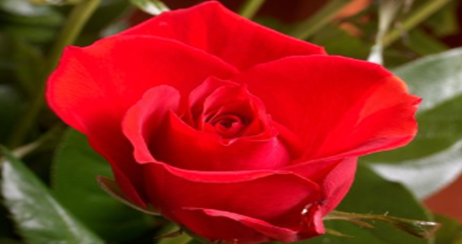
#> input picture assignment_4/images/rose.bmp, 462 x 244 px
$ jupyter execute --allow-errors MyKmeans.ipynb   (shell and % lines are left out)
#> lines starting #> are read from the running program, lines starting #| are printed output that depends on the picture
# Assignment 4

# Part I: K-means Segmentation

NOTE: Three of the theoretical problems below are optional for undergrads. Note that the "theoretical" problems are independent of the programming part (problem 4).

## Problem 0 (<i>probability simplex</i> and distribution <i>entropy</i>)
### The general concept of "entropy" is very important in science (statistics, physics, computer vision, ML, AI, information threory, data analysis, etc). The general formula for the entropy is $$H({\mathbf S}) = -\sum_k S^k \ln S^k$$ where $${\mathbf S}:= (S^1,...,S^K)\;\;\in \;\;\Delta^K $$ is any distribution over $K$ values (e.g. classes, categories, decisions, etc) and $\Delta^K:= \{p\in{\cal R}^K\;|p^k\geq 0,\;\sum_{k=1}^K p^k=1\}\subset {\cal R}^K$ is a so-called <i>probability simplex</i>. Probably the most basic property of entropy one should know is that it measures "randomness" of a distribution.

### (part a)
### In this exercise you should visualize the entropy function $H: \Delta^K \rightarrow {\cal R}^1$ for $K=2$. In this simple case the distribution ${\mathbf S} = (S^1,S^2)$ may correspond to some binary random variable $X$ so that $S^1=Pr(X=1)$ and  $S^2=Pr(X=0)$. For example, $X$ could represent a binary decision about the category of an object observed in an image (person or not-a-person). Since $S^1+S^2=1$, probability simplex $\Delta^2$ has only one degree of freedom - one scalar is enough to represent an arbitrary binary distribution. It is easy to visualize the entropy function over all possible binary distributions ${\mathbf S}=(S^1,S^2)\in\Delta^2 $ as probability simplex  $\Delta^2 = \{(x,1-x)\,|\, 0\leq x\leq 1\}$  is a  line interval inside ${\cal R}^2$.


Visualize the entropy function $H({\mathbf S})$ for $K=2$ as follows. Derive the expression for function $H(x):=H({\mathbf S})$ for ${\mathbf S}=(x,1-x)$ and use $matplotlib$ to plot  $H(x)$ for $x\in[0,1]$ in the code cell below. State which binary distribution(s) ${\mathbf S}=(S^1,S^2)$  have the lowest and the largest entropy values. Informally relate your observations to "randomness" of these distributions.

### Solution: $$H(x) = -x\ln(x) - (1-x)\ln(1-x)$$

[cell 1]
# Write code generating 2D plot of the entropy H(x) for x in [0,1]
# HINT: you might need to be carefull with potential numerical issues at x=0 and x=1,
# but often it works fine without doing anything special.
import numpy as np
import matplotlib.pyplot as plt

x = np.linspace(0.01, 0.99, 100)
H = -x*np.log(x) - (1-x)*np.log(1-x)

plt.plot(x, H)
plt.xlabel("x")
plt.ylabel("H(x)")
plt.show()
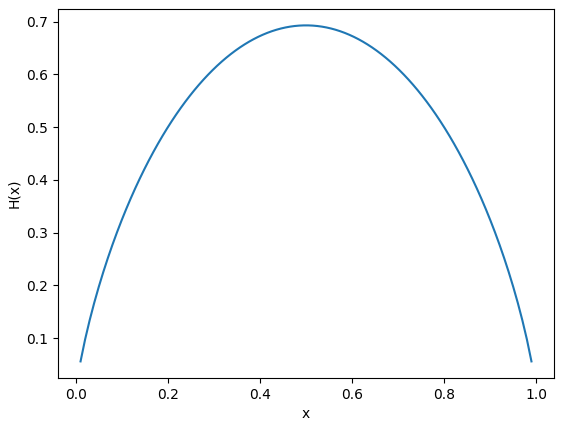
#> figure drawn by matplotlib, 1 panel; curve peaks at x = 0.495, y = 0.693

### The lowest entropy value is ... and it corresponds to... (what distribution(s))
### The largest entropy value is ...and it corresponds to ... (what distribution(s))

### (part b)

### In the previous part you saw a visulaization of the probability simplex $\Delta^2$ as a subset of ${\cal R}^2$. Using any picture editor (e.g. "paint"), edit file $images/simplex3.png$ (shown below) to draw your best impression of the probability simplex $\Delta^3 \subset {\cal R}^3$  for distributions ${\mathbf S}=(S^1,S^2,S^3)$ over $K=3$ possible values/classes/categories. Your drawing should visualize simplex $\Delta^3$ as a subset of ${\cal R}^3$.

[cell 2]
# BONUS: one can also visualize the entropy function over the probability simplex for K=3.
# NOTE: There are a number of different ways to do this visualizatin, but it is a bit trickier than what you did in part (a).
#       Do this bonus excercise only if you have time.

## Problem 1 (soft-max)
### Following the material on slide 54 in topic 9, derive the optimal "soft" clustering (distribution over clusters) at point $p$ $${\mathbf S}_p=\{S_p^k\;|\;1\leq k\leq K,\; S_p^k\geq 0,\; \sum_k S_p^k=1\}$$ that Lloyd's algorithm would obtain when re-estimating segmentation for fixed cluster models parameters $\mu_k$.  Note that the total K-means objective $E({\mathbf S},\mu)$ as a function of segmentation $\mathbf S$ (when $\mu$ is fixed) is a sum of independent terms for every pixel. When computing optimal distribution ${\mathbf S}_p$ it is enough to focus on the terms dependent only on its components $S_p^k$. For the K-means formulation on slide 54, these terms are $$-\sum_{k=1}^K S_p^k a_p^k \;-\; T\;H({\mathbf S}_p) \quad\quad\quad\quad\quad\quad (*)$$ where constant $a_p^k := \log P(f_p|\mu_k)$  (assuming fixed  $\mu$) corresponds to $k$-th cluster's log-likelihood at the observed feature point $f_p$, constant $T$ represents a so-called "temperature" parameter, and $H({\mathbf S}_p):=-\sum_k S_p^k \log S_p^k$ is the entropy of ${\mathbf S}_p$.
### Use your solution to show what happens with the optimal distribution $S_p$ when the temperature parameter reduces to zero $T\longrightarrow 0$.
### HINT 1: Optimization of $(*)$ should be done over variable ${\mathbf S}_p$ representing a probability distribution. Thus, constraint $\sum_k S_p^k=1$ should be respected.  You should use the standard general <a href="https://en.wikipedia.org/wiki/Lagrange_multiplier#:~:text=In%20mathematical%20optimization%2C%20the%20method,chosen%20values%20of%20the%20variables).">Lagrangian approach</a> that converts constrained optimization into unconstrained one. In particular, you can combine objective function $(*)$ with the constraint $\sum_k S_p^k=1$ into the <i>Lagrangian</i>: $$L({\mathbf S}_p,\lambda) \;=\; -\sum_{k=1}^K S_p^k a_p^k \;-\; T\;H({\mathbf S}_p)\; +\;\lambda \left(\sum_{k=1}^K S_p^k - 1\right) \quad\quad\quad\quad (**)$$ that includes one extra optimization variable $\lambda$, the so called <i>Lagrange multiplier</i>.  The solution ${\mathbf S}_p$  for the original constrained optimization problem follows directly from the solution $\{{\mathbf S}_p, \lambda \}$ that minimizes the Lagrangian.
### HINT 2: Similarly to optimization of single-variate functions, you can find extrema points for the multi-variate Lagrangian $(**)$ by finding values of variables $(S_p^1,\dots,S_p^K,\lambda)$ where its derivative (gradient) equals zero.  That is, the whole problem boils down to solving the system of $K+1$ equations $\nabla L = {\mathbf 0}$ for the Lagrangian in $(**)$.
### HINT 3: The  goal of this excercise is to see how adding the entropy affects a linear loss. Optimization of $(*)$ over distributions ${\mathbf S}_p$ should result in the, so-called, <font color="red">soft-max operator</font> applicable to arbitrary $K$ potentials $\{a_p^k\,|\,1\leq k\leq K\}$.

Using the Lagrangian approach:

$\frac{\partial L}{\partial \lambda}=\sum_K S_p^k - 1 = 0 \to \sum_k S_p^k = 1 \\$

For $1 \leq k \leq K: \\$
$\frac{\partial L}{\partial S_p^k} = -a_p^k+T(\ln S_p^k + S_p^k + \frac{1}{S_p^k}) + \lambda = 0 \\ $
$\to S_p^k = \exp(\frac{a_p^k-\lambda}{T}-1)$

As T approaches 0, there is greater weight on $a_p^k-\lambda$ making it more of a hard assignment as the cluster with the largest $a_p^k-\lambda$ will have the higher probability, and the others would approach zero.

## Problem 2 (Mahalanobis distance, decorrelation, etc.) - required for grad students, optional for undergrads (BONUS)
### Let $X\in R^N$ be a Gaussian random vector with given mean $\mu$ and covariance matrix $\Sigma$. Find $N\times N$ matrix $A$ such that linear transformation $Y=AX$ gives a random vector $Y$ with covariance $\Sigma_Y={\mathbf I}$. That is, the components of the transformed  random vector $Y$ should be i.i.d. You should derive an equation for matrix $A$ assuming as given eigen-decomposition of the covariance matrix $\Sigma=U\Lambda U^T$ where $Λ=diag(s_1,…,s_n)$ is a diagonal matrix of (non-negative!) eigen-values and $U$ is an orthogonal $N\times N$ matrix (its columns are unit eigen-vectors of $\Sigma$).
### HINT: you should solve the following (equivalent) simple geometric problem on "linear warps" (linear domain transforms): find a linear transformation $A$ of points in $R^N$ such that Mahalanobis distances (slide 59, topic 9A) between any two given vectors $X,\mu\in R^N$ are equivalent to Euclidean distances between the corresponding vectors $Y=AX$ and $m=A\mu$ in the transformed space, that is, $$\|X-\mu\|^2_\Sigma \;\;=\;\; \|Y-m\|^2.$$  The proof should be simple (just a couple of lines) if you use linear algebraic expressions for two squared metrics above and the given eigen decomposition of matrix $\Sigma$.
### INTERPRETATION 1: reading the geometric result in revese shows that linear transformation "distort" Euclidean distances into Mahalanobis distances.
### INTERPRETATION 2 (Euclidean embedding): a space with Mahalanobis metric can be isometrically embedded in a Euclidean space. This is a trivial spacial case of the <font color="red">Nash theorem</font> on existence of Euclidean embeddings of more general (Riemannian) metric spaces.

## Problem 3
### Show algebraic equivalence between two non-parametric formulations for K-means (objectives $E(S)$ at the bottom of slide 72, Topic 9):
### $$  \sum_{k=1}^K \frac{\sum_{pq\in S^k}\|f_p-f_q\|^2}{2\;|S^k|} \;\;=\;\; const - \sum_{k=1}^K \frac{\sum_{pq\in S^k} \langle f_p,f_q\rangle}{|S^k|}$$

Solution:
$\sum_{k=1}^K \frac{\sum_{pq\in S^k}\|f_p-f_q\|^2}{2\;|S^k|} \\
= \sum_{k=1}^K \frac{\sum_{pq\in S^k}\|f_p\|^2 + \|f_q\|^2 - 2 \langle f_p, f_q\rangle}{2\;|S^k|} \\
= \sum_{k=1}^K \frac{\sum_{pq\in S^k}\|f_p\|^2 + \|f_q\|^2}{2\;|S^k|} - \sum_{k=1}^K \frac{\sum_{pq\in S^k}\langle f_p, f_q\rangle}{\;|S^k|} \\
=const - \sum_{k=1}^K \frac{\sum_{pq\in S^k} \langle f_p,f_q\rangle}{|S^k|}$

## Problem 4 - (a simple finite-dimensional version of Mercer theorem) - required for grad students, optional for undergrads (BONUS)
### Let $A$ be an $n\times n$ positive semi-definite matrix defining pairwise affinities between $n$ ponts. Find a closed-form expression for $n$ vectors $\phi_i$  (a so-called "Euclidean embedding") such that their Euclidean dot products agree with the given affinites, i.e. $\langle \phi_i,\phi_j\rangle = A_{ij}$ for all $1\leq i,j\leq n$. You can assume known eigen-decomposition $A=Q\Lambda Q^T$ where $Λ=diag(λ_1,…,λ_n)$ is a diagonal matrix of (non-negative!) eigen-values and $Q$ is an orthogonal $n\times n$ matrix whose columns $Q_i$ are unit eigen-vectors of $A$.

Solution:

## Problem 5 - (approximate low-dimenstional Euclidean embedding) - required for grad students, optional for undergrads (BONUS)
### Assume that $\tilde{A}$ is a low-rank approximation of matrix $A$ in problem 4 of given rank $m<n$. That is, $\tilde{A} = Q\Lambda_m Q^T$ where $\Lambda_m=diag(\lambda_1,\dots,\lambda_m,0,\dots,0)$ is a diagonal matrix of the largest $m$ eigen values of $A$ (a la Eckart–Young–Mirsky theorem, Topic 8). Using your solution for problem 4, specify a formula for "Euclidean embedding" $\{\tilde{\phi}_i\}$ such that $\langle \tilde{\phi}_i,\tilde{\phi}_j\rangle = \tilde{A}_{ij}$ and show that  $\tilde{\phi}_i \in {\cal R}^m$.
#### Comment: basic K-means (Lloyd's algorithm) over such points $\{\tilde{\phi}_i\}$ can be used as an approximate algorithm for kernel clusterng (e.g. for average association criteria). This approach is an example of "spectral clustering", which uses eigen decomposition of the affinity matrix $A$.

Solution:

## Problem 4 (K-means).
### Subproblem 4.1
### Implement K-means (Lloyd's algorithm) for clustering pixel features. Most of the work is already done for you, but you do get a chance to play with numpy and to evaluate empirical properties of K-means. Note that your implementation will be slow if you use double-loops to traverse the pixels. There will be deductions for such double-loops. You should learn how to use functions like $np.where$, $np.minimum$, $np.square$, $np.ogrid$ or others similar general functions that alow to avoid multi-loops over matrix (image) elements (pixels).
#### The provided code below only computes random pixel segments. You need to write code producing correct clusters and correct "means". To achive this you only need to complete implementation of functions $compute\_means$ and $compute\_labels$ inside "MyKmenasApp" corresponding to the two iterative steps in Lloyd's algorithm (as in "compute_k_means_clusters").
#### Your implementation of the main two steps of K-means algorithm should use RGBXY features. Relative contribution of "squared errors" from XY features must be set by parameter "weightXY" (or self.w inside MyKmeansApp), so that the squared error between RGBXY feture $F_p=[R_p,G_p,B_p,X_p,Y_p]$ at any pixel $p$ and any given cluster mean $m=[R_m,G_m,B_m,X_m,Y_m]$ is
#### $$||F_p - m||^2 = (R_p - R_m)^2 + (G_p - G_m)^2 + (B_p - B_m)^2 + w \cdot (X_p-X_m)^2 + w \cdot (Y_p-Y_m)^2.$$
#### Fully implemented "KmeansPresenter" visulaizes the segmentation results (cluster labels mask) where each cluster is highlighted either by some  random color (press r-key) or by the "mean" segment color (press m-key). All keys that "KmeansPresenter" responds to are as follows:

1. press 'i'-key for each (i)teration of K-means
2. press 'c'-key to run K-means to (c)onvergence (when energy improvement is less than given threshold)
3. press 'v'-key to run K-means to convergence with (v)isualization of each iteration
4. press 'r'-key to start over from (r)andom means
5. press 's'-key to change to a random (s)olid color-palette for displaying clusters
6. press 't'-key to change to a random (t)ransparent palette for displaying clusters
7. press 'm'-key to change to the (m)ean-color palette for displaying clusters

[cell 3]
# loading standard modules
import numpy as np
import math
import matplotlib.pyplot as plt
from skimage import img_as_ubyte
from skimage.color import rgb2gray

# loading custom module (requires file asg1.py in the same directory as the notebook file)
from asg1_error_handling import Figure, KmeansPresenter

[cell 4]
class MyKmeansApp:

    def __init__(self, img, num_clusters=2, weightXY=1.0):
        self.k = num_clusters
        self.w = weightXY
        self.iteration = 0   # iteration counter
        self.energy = np.infty  # energy - "sum of squared errors" (SSE)

        num_rows = self.num_rows = img.shape[0]
        num_cols = self.num_cols = img.shape[1]

        self.im = img

        x_coords = np.broadcast_to(array=np.arange(num_rows), shape=(num_cols, num_rows)).T
        y_coords = np.broadcast_to(array=np.arange(num_cols), shape=(num_rows, num_cols))

        self.rgbxy = np.stack(arrays=(self.im[..., 0], self.im[..., 1], self.im[..., 2], x_coords, y_coords), axis=2)

        self.means = np.zeros((self.k,5),'d') # creates a zero-valued (double) matrix of size Kx5
        self.init_means()

        self.no_label = num_clusters  # special label value indicating pixels not in any cluster (e.g. not yet)

        # mask "labels" where pixels of each "region" will have a unique index-label (like 0,1,2,3,..,K-1)
        # the default mask value is "no-label" (K) implying pixels that do not belong to any region (yet)
        self.labels = np.full((num_rows, num_cols), fill_value=self.no_label, dtype=int)

        self.fig = Figure()
        self.pres = KmeansPresenter(img, self)
        self.pres.connect_figure(self.fig)

    def run(self):
        self.fig.show()

    # [36 lines left out: functions init_means, compute_means, not called in this run]

    # The segmentation mask is used by KmeanPresenter to paint segments in distinct colors
    # NOTE: valid region labels are in [0,K), but the color map in KmeansPresenter
    #       accepts labels in range [0,K] where pixels with no_label=K are not painted/colored.
    def get_region_mask(self):
        return self.labels

    # This function computes optimal (cluster) index/label in range 0,1,...,K-1 for pixel x,y based on
    # given current cluster means (self.means). The functions should save these labels in "self.labels".
    # The return value should be the corresponding optimal SSE.
    # [50 lines left out: functions compute_labels, compute_k_means_clusters, not called in this run]

### Subproblem 4.2
### Use K-means to generate 3-4 representative results (you can use your own images) with color quantization and superpixels. Experiment with different values of parameter K (in the range 2-80).  Compare representative values of optimal SSE for smaller and larger K and explain the observed differences. Add more cells (code and/or text) as necessary.

[cell 5]
img = plt.imread('images/rose.bmp')
#> img is the input picture: shape (244, 462, 3); mean R, G, B 149.3, 41.3, 28.4
#> (the rest of this cell did not finish here and is left out)

app.run()
print(img.shape)

[cell 6]
img_1 = plt.imread('images/rose.bmp')
#> (the rest of this cell did not finish here and is left out)

app.run()

[cell 7]
img_1 = plt.imread('images/rose.bmp')
#> (the rest of this cell did not finish here and is left out)

app.run()

The results above show that the clusters are similar in size, so with a decrease to three clusters, you notice that although it kind of goes along the shape of the rose, its main objective is trying to make these clusters sizes close which is a bias of K-means.

### Subprobelm 4.3
### Demonstrate sensitivity of K-means to local minima  (you can use your own images). Show 2-3 different solutions for different random initial means and display the corresponding values of the K-means energy. Add more cells (code and/or text) as necessary. Play wth different weights w and different number of clusters, different images.

[cell 8]
img = plt.imread('images/tools.bmp')
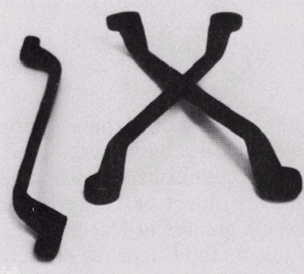
#> input picture assignment_4/images/tools.bmp, 304 x 274 px
#> img is the input picture: shape (274, 304, 3); mean R, G, B 180.7, 176.9, 180.7
#> (the rest of this cell did not finish here and is left out)

app.run()

[cell 9]
img = plt.imread('images/tools.bmp')
#> (the rest of this cell did not finish here and is left out)

[cell 10]
img = plt.imread('images/tools.bmp')
#> (the rest of this cell did not finish here and is left out)

Notice from adding a XY weight, the clustering of the object became more about location and reduced colour by a large magnitude as a contributing factor for the clustering. When adding another cluster for this image, a new segment is in a way invented surrounding the objects likely due to their shadow having some sort of effect.

[cell 11]
img_1 = plt.imread('images/rose.bmp')
#> (the rest of this cell did not finish here and is left out)
